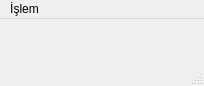
<?xml version="1.0" encoding="UTF-8"?>
<ui version="4.0">
 <class>MainWindow</class>
 <widget class="QMainWindow" name="MainWindow">
  <property name="geometry">
   <rect>
    <x>0</x>
    <y>0</y>
    <width>204</width>
    <height>86</height>
   </rect>
  </property>
  <property name="windowTitle">
   <string>MainWindow</string>
  </property>
  <widget class="QWidget" name="centralwidget"/>
  <widget class="QMenuBar" name="menubar">
   <property name="geometry">
    <rect>
     <x>0</x>
     <y>0</y>
     <width>204</width>
     <height>26</height>
    </rect>
   </property>
   <widget class="QMenu" name="menu_lem">
    <property name="title">
     <string>İşlem</string>
    </property>
    <addaction name="actionYeni_Soru"/>
    <addaction name="actionSoru_Sec"/>
   </widget>
   <addaction name="menu_lem"/>
  </widget>
  <widget class="QStatusBar" name="statusbar"/>
  <action name="actionYeni_Soru">
   <property name="text">
    <string>Yeni Soru EKle </string>
   </property>
  </action>
  <action name="actionSoru_Sec">
   <property name="text">
    <string>Soru Sec</string>
   </property>
  </action>
 </widget>
 <resources/>
 <connections/>
</ui>
